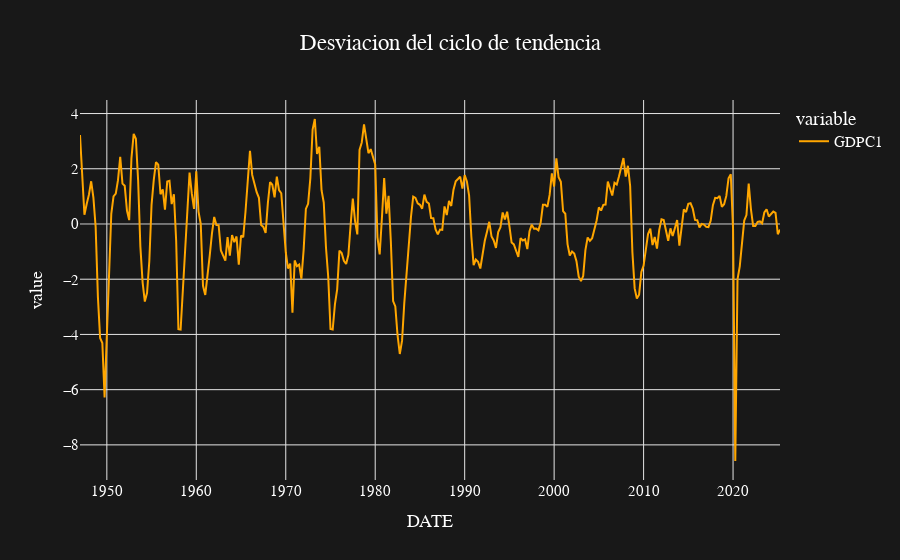

The notebook cell this image was saved under:
### Code cell
desviacion.plot(title='Desviacion del ciclo de tendencia')

### Figure 1 — Plotly figure (JSON) as saved in the notebook; plotly's stock layout.template omitted (floating-point values rounded to 4 significant figures; data arrays with more than 128 entries replaced by an {"elided": "..."} marker saying what was removed)
{"data": [{"hovertemplate": "variable=GDPC1<br>DATE=%{x}<br>value=%{y}<extra></extra>", "legendgroup": "GDPC1", "line": {"color": "#ffa600", "dash": "solid"}, "marker": {"symbol": "circle"}, "mode": "lines", "name": "GDPC1", "orientation": "v", "showlegend": true, "type": "scatter", "x": {"elided": "314 str values"}, "xaxis": "x", "y": {"elided": "314 float values"}, "yaxis": "y"}], "layout": {"legend": {"title": {"text": "variable"}, "tracegroupgap": 0}, "title": {"text": "Desviacion del ciclo de tendencia"}, "xaxis": {"anchor": "y", "domain": [0, 1], "title": {"text": "DATE"}}, "yaxis": {"anchor": "x", "domain": [0, 1], "title": {"text": "value"}}}}
